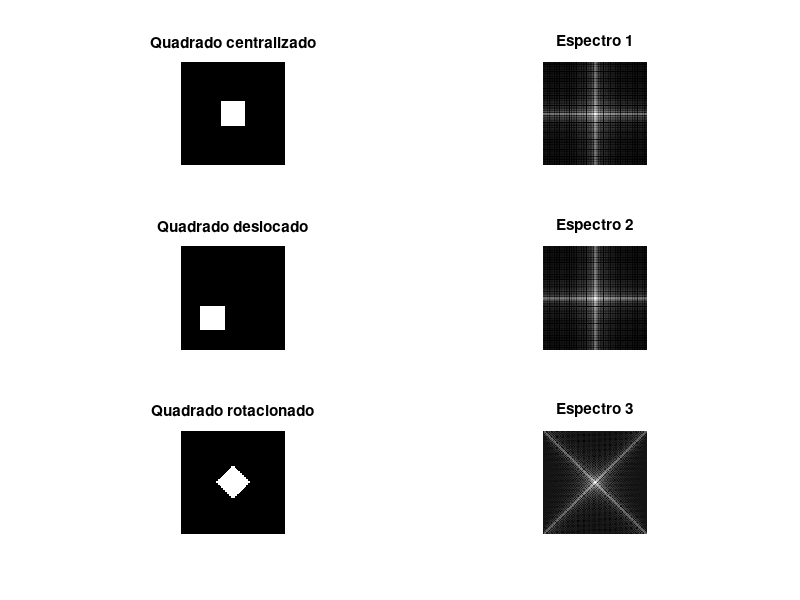

Here is the MATLAB script that generated this plot:
close all; clear all; clc;

tam_img = 256;
tam_quadrado = 60;
tam_translacao_x = -50;
tam_translacao_y = 50;
ang_rotacao = pi / 4; % 

% Quadrado no centro
img1 = zeros(tam_img);
centro = tam_img / 2;
img1( ...
    centro - tam_quadrado/2:centro + tam_quadrado/2, ...
    centro - tam_quadrado/2:centro + tam_quadrado/2 ...
    ) = 1;

% Quadrado deslocado
img2 = zeros(tam_img);
img2(( ...
        centro - tam_quadrado/2 + tam_translacao_y ...
    ):( ...
        centro + tam_quadrado/2 + tam_translacao_y ...
    ), ( ...
        centro - tam_quadrado/2 + tam_translacao_x ...
    ):( ...
        centro + tam_quadrado/2 + tam_translacao_x ...
    )) = 1;

% Quadrado rotacionado
matriz_rotacao = [
    cos(ang_rotacao), -sin(ang_rotacao);
    sin(ang_rotacao), cos(ang_rotacao)
];
coords_quad = [
    -tam_quadrado/2, -tam_quadrado/2;
    tam_quadrado/2, -tam_quadrado/2;
    tam_quadrado/2, tam_quadrado/2;
    -tam_quadrado/2, tam_quadrado/2
]';
coords_quad_rot = matriz_rotacao * coords_quad;
coords_quad_rot = round(coords_quad_rot + centro);

img3 = zeros(tam_img);
poly_mask = poly2mask( ...
    coords_quad_rot(1, :), ...
    coords_quad_rot(2, :), ...
    tam_img, ...
    tam_img ...
);
img3(poly_mask) = 1;


% Centralizado
img_fft1 = fft2(img1);
img_fft1_s = fftshift(img_fft1);
img_fft1_m = log(1 + abs(img_fft1_s));
img_fft1_m_v = mat2gray(img_fft1_m);

% Translação
img_fft2 = fft2(img2);
img_fft2_s = fftshift(img_fft2);
img_fft2_m = log(1 + abs(img_fft2_s));
img_fft2_m_v = mat2gray(img_fft2_m);

% Rotação
img_fft3 = fft2(img3);
img_fft3_s = fftshift(img_fft3 );
img_fft3_m = log(1 + abs(img_fft3_s));
img_fft3_m_v = mat2gray(img_fft3_m);


figure;

subplot(3, 2, 1);
imshow(img1);
title('Quadrado centralizado');
subplot(3, 2, 2);
imshow(img_fft1_m_v);
title('Espectro 1');

subplot(3, 2, 3);
imshow(img2, []);
title('Quadrado deslocado');
subplot(3, 2, 4);
imshow(img_fft2_m_v);
title('Espectro 2');

subplot(3, 2, 5);
imshow(img3, []);
title('Quadrado rotacionado');
subplot(3, 2, 6);
imshow(img_fft3_m_v);
title('Espectro 3');
